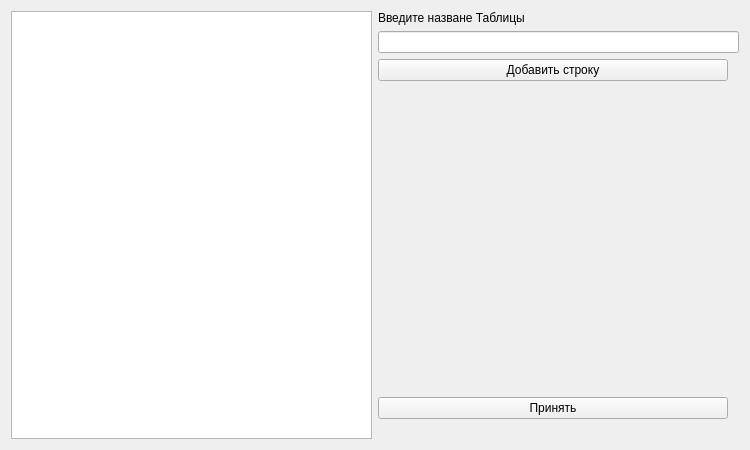
<?xml version="1.0" encoding="UTF-8"?>
<ui version="4.0">
 <class>tablewindow</class>
 <widget class="QWidget" name="tablewindow">
  <property name="geometry">
   <rect>
    <x>0</x>
    <y>0</y>
    <width>750</width>
    <height>450</height>
   </rect>
  </property>
  <property name="windowTitle">
   <string>Дбавление Таблиц</string>
  </property>
  <layout class="QGridLayout" name="gridLayout">
   <item row="0" column="0">
    <widget class="QTableView" name="tableView"/>
   </item>
   <item row="0" column="1">
    <layout class="QVBoxLayout" name="verticalLayout">
     <item>
      <widget class="QLabel" name="label4">
       <property name="text">
        <string>Введите назване Таблицы</string>
       </property>
      </widget>
     </item>
     <item>
      <widget class="QLineEdit" name="lineName"/>
     </item>
     <item>
      <widget class="QPushButton" name="addRowBtn">
       <property name="maximumSize">
        <size>
         <width>350</width>
         <height>16777215</height>
        </size>
       </property>
       <property name="text">
        <string>Добавить строку</string>
       </property>
      </widget>
     </item>
     <item>
      <spacer name="verticalSpacer">
       <property name="orientation">
        <enum>Qt::Vertical</enum>
       </property>
       <property name="sizeHint" stdset="0">
        <size>
         <width>20</width>
         <height>40</height>
        </size>
       </property>
      </spacer>
     </item>
     <item>
      <widget class="QPushButton" name="addTableBtn">
       <property name="maximumSize">
        <size>
         <width>350</width>
         <height>16777215</height>
        </size>
       </property>
       <property name="text">
        <string>Принять</string>
       </property>
      </widget>
     </item>
     <item>
      <spacer name="horizontalSpacer">
       <property name="orientation">
        <enum>Qt::Horizontal</enum>
       </property>
       <property name="sizeHint" stdset="0">
        <size>
         <width>40</width>
         <height>20</height>
        </size>
       </property>
      </spacer>
     </item>
    </layout>
   </item>
  </layout>
 </widget>
 <resources/>
 <connections/>
</ui>
